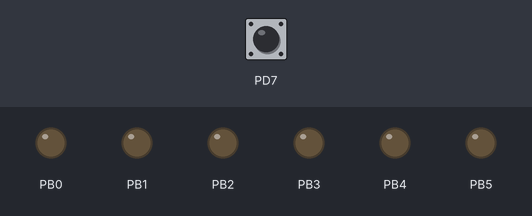
The program below on a simulated ATmega328P, built with avr-gcc and emulated at 16 MHz. Shown: output pins drawn as LEDs (lit = HIGH). Dashed ring = blinking. The inputs (shaded band) are chosen by the test bench; at power-on: PD7 HIGH.

Above: at 1.2 s.
1.3 s: PD7 pulled LOW for 0.15 s
At 4.2 s:
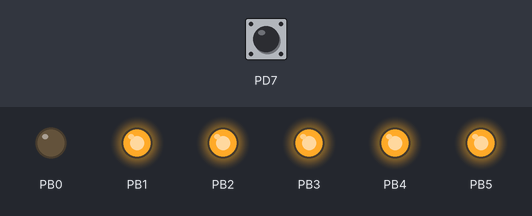
4.4 s: PD7 pulled LOW for 1 s
At 5.1 s:
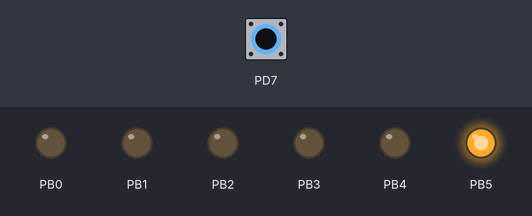
7.4 s: PD7 pulled LOW for 3.2 s
At 9.7 s:
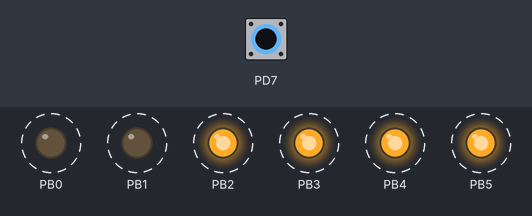
Timing chart, 0 to 13.8 s (numbered marks = the images above; inputs shaded):
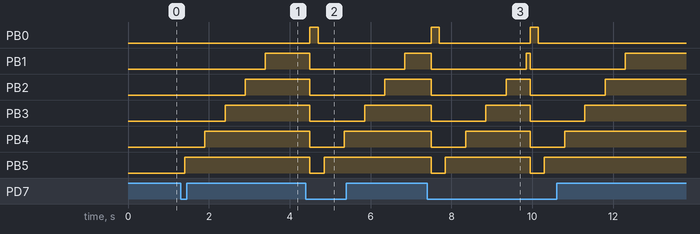

The program:

main.c
```c
/*
 * wyscig.c
 *
 * Created: 05.09.2024 14:09:04
 * Author : JakubM
 */

#include <avr/io.h>
#include <util/delay.h>

int main(void)
{
    DDRB = 0b111111;
	PORTD = 0b10000000;
	int green = 0;
	int restart = 0;

	int is_pressed(void)
	{
		if (!(PIND & (1 << PD7)))
		{
			_delay_ms(50);
			if (!(PIND & (1 << PD7)))
			{
				return 1;
			}
		}
		return 0;
	}

    while (1)
    {
		if (is_pressed())
		{
			_delay_ms(50);

			if (green == 0 && restart == 0)
			{
				PORTB |= (1 << PB5);
				_delay_ms(500);
				PORTB |= (1 << PB4);
				_delay_ms(500);
				PORTB |= (1 << PB3);
				_delay_ms(500);
				PORTB |= (1 << PB2);
				_delay_ms(500);
				PORTB |= (1 << PB1);
			}
			else if (green == 1 && restart == 0)
			{
				PORTB = 0b000000;
				PORTB |= (1 << PB0);

				restart = !restart;
			}
			else if (green == 1 && restart == 1)
			{
				PORTB &= ~(1 << PB0);
				_delay_ms(50);

				restart = !restart;
			}
			green = !green;
		}
    }
}
```

Measured:
- after the input at 1.3 s, PB1: LOW → HIGH after 2.1 s; PB2: LOW → HIGH after 1.6 s; PB3: LOW → HIGH after 1.1 s; PB4: LOW → HIGH after 0.60 s; PB5: LOW → HIGH after 0.10 s
- after the input at 4.4 s, PB0: LOW → HIGH after 0.10 s, → LOW 0.20 s later; PB1: HIGH → LOW after 0.10 s, → HIGH 2.4 s later; PB2: HIGH → LOW after 0.10 s, → HIGH 1.9 s later; PB3: HIGH → LOW after 0.10 s, → HIGH 1.4 s later; PB4: HIGH → LOW after 0.10 s, → HIGH 0.85 s later
- after the input at 7.4 s, PB0: alternates HIGH for 0.20 s and LOW for 2.3 s, 4 changes in all, then stays LOW, starting after 0.10 s; PB1: alternates HIGH for 0.10 s and LOW for 2.4 s, 4 changes in all, then stays HIGH, starting after 0.10 s
